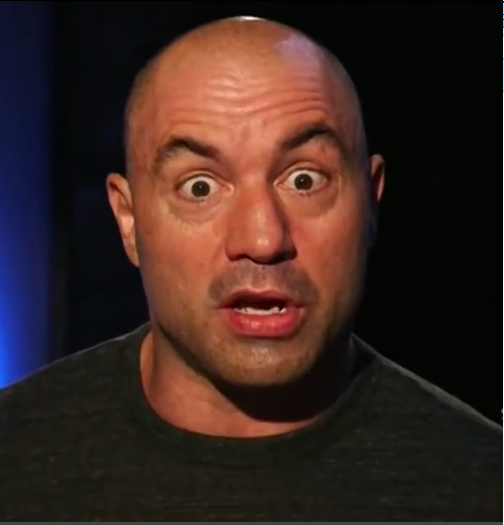
#> input picture face/joerogan.png, 504 x 525 px
$ python face.py
#> lines starting #> are read from the running program, lines starting #| are printed output that depends on the picture; after the words box and inside, x2 and y2 are one past the last pixel; in counts of white or black regions, pixels touching at a corner belong together
import cv2

face_cascade = cv2.CascadeClassifier("haarcascade_frontalface_default.xml")

img = cv2.imread("joerogan.png")
#> img is the input picture: shape (525, 504, 3); mean B, G, R 32.5, 37.7, 57.9

gray_img = cv2.cvtColor(img,cv2.COLOR_BGR2GRAY)
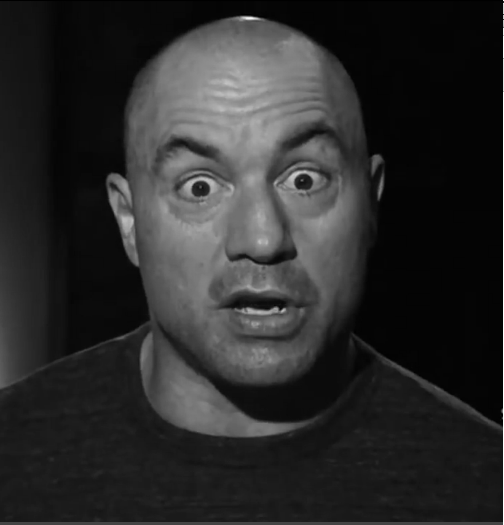
#> gray_img: shape (525, 504); min 0, max 255, mean 43.2

faces = face_cascade.detectMultiScale(gray_img,
scaleFactor=1.05,
minNeighbors=5)
#> faces = [[96, 51, 307, 307]]

for x, y, w, h in faces:
	img=cv2.rectangle(img,(x,y),(x+w,y+h),(0,255,0),(3))
#> this loop made 1 pass
#> pass 1, `img=cv2.rectangle(img,(x,y),(x+w,y+h),(0,255,0),(3))`:
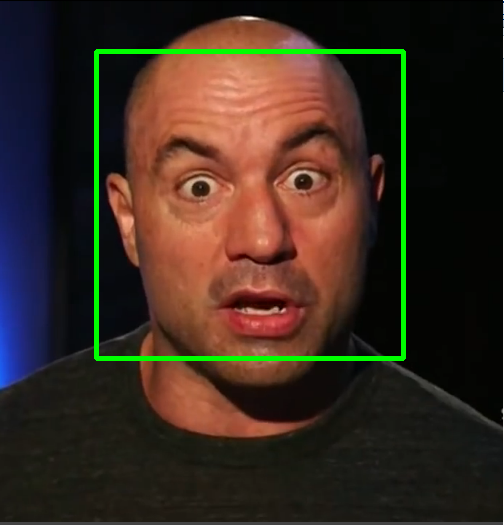
#> img: shape (525, 504, 3); 2.32% of pixels changed, all inside (x1, y1, x2, y2) = (94, 49, 406, 361)

cv2.imshow("Gray",img)
cv2.waitKey(5000)

print(type(faces))
#| <class 'numpy.ndarray'>
print(faces)
#| [[ 96  51 307 307]]
